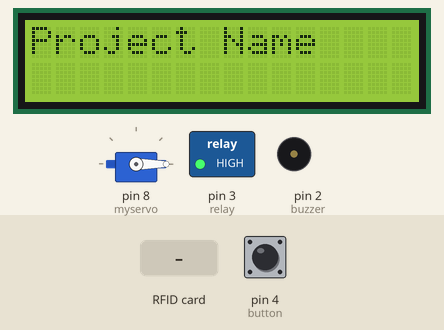
Simulated run of this sketch. Board: Arduino Uno, built with avr-gcc and run on an emulated ATmega328P. On the bench: servo, 16×2 character LCD, switched loads named in the sketch (green lamp = pin HIGH), buzzer (waves = sounding, pin HIGH). The inputs (shaded band) are chosen by the test bench; at power-on: pin 4 (button) HIGH. Pins used as bus, display or sensor lines are not drawn; what the sketch prints to the serial monitor is not drawn.

Above: at 1.7 s.
At 13.5 s:
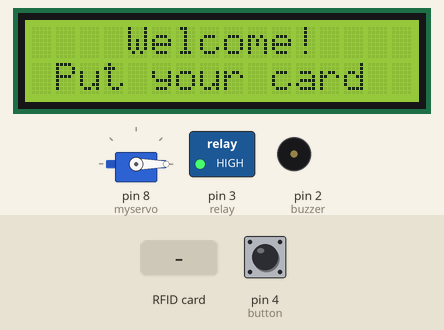
13.6 s: RFID card 5E 7A 19 C4 held to the reader
At 15.6 s:
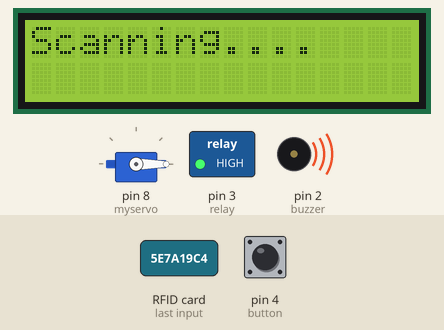
16.0 s: RFID card D3 84 88 A9 held to the reader
19.0 s: pin 4 (button) pulled LOW for 3.2 s
At 23.2 s:
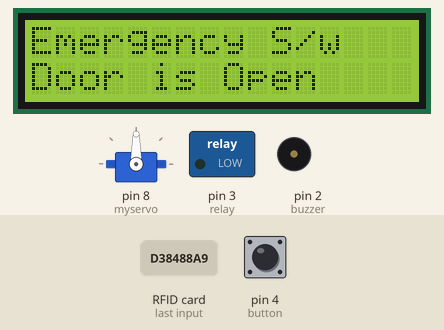
Timing chart, 0 to 35.7 s (numbered marks = the images above; inputs shaded):
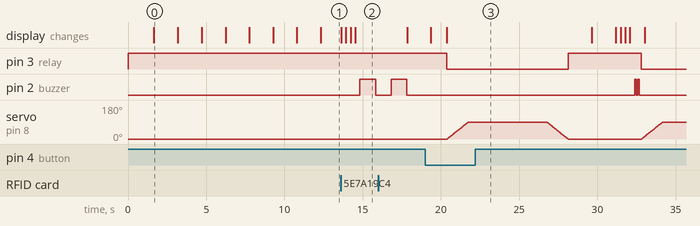

The sketch:

rfid_aids.ino
```cpp
/*Door lock system code
 * https://srituhobby.com
 */

#include <LiquidCrystal_I2C.h>
#include <SPI.h>
#include <MFRC522.h>
#include <Servo.h>
Servo myservo;
#define SS_PIN 10
#define RST_PIN 9
String UID = "D3 84 88 A9";
String UID1 = "22 E5 5B 21";
byte lock = 0;
int buzzer=2;
int relay=3;
int button=4;

LiquidCrystal_I2C lcd(0x27, 16, 2);
MFRC522 rfid(SS_PIN, RST_PIN);


void setup() {
  myservo.write(0);
  pinMode(buzzer,OUTPUT);
  pinMode(relay,OUTPUT);
  pinMode(button,INPUT_PULLUP);
  digitalWrite(relay,1);
  myservo.attach(8);
  Serial.begin(9600);
  lcd.init();
  lcd.backlight();
  SPI.begin();
  rfid.PCD_Init();
  lcd.print("****Welcome****");
  lcd.setCursor(0,1);
  lcd.print("AI-DS Department");
  delay(1500);
  lcd.clear();
  lcd.setCursor(0,0);
  lcd.print("Project Name");
  delay(1500);
  lcd.clear();
  lcd.setCursor(0,0);
  lcd.print("RFID Based ");
  lcd.setCursor(0,1);
  lcd.print("Door Unlocking Stm");
  delay(1500);
  lcd.clear();
  lcd.setCursor(0,0);
  lcd.print("Guidance");
  lcd.setCursor(0,1);
  lcd.print("Prof K.K.L Sir");
  delay(1500);
  lcd.clear();
  lcd.setCursor(0,0);
  lcd.print("Prepared By:");
  lcd.setCursor(0,1);
  lcd.print("SE AIDS");
  delay(1500);
  lcd.clear();
  lcd.setCursor(0,0);
  lcd.print("Ms.Vaishnavi");
  lcd.setCursor(0,1);
  lcd.print("Ms.Monali");
  delay(1500);
  lcd.clear();
  lcd.setCursor(0,0);
  lcd.print("Ms.Samruddhi");
   delay(1500);
  lcd.clear();
  lcd.setCursor(0,0);
  lcd.print("Second Year");
  lcd.setCursor(0,1);
  lcd.print("2022-23");
  delay(1500);
  lcd.clear();

}

void loop() {
  int rohan=digitalRead(button);
  if(rohan==0)
  {
    lcd.clear();
    lcd.setCursor(0, 0);
    lcd.print("Emergency S/w");
    lcd.setCursor(0, 1);
    lcd.print("Door is Open");
    digitalWrite(relay,0);
    servo();
    digitalWrite(relay,1);
    delay(1500);
    lcd.clear();
    lcd.print("Door is Closed");
     delay(1500);
    lcd.clear();
    lock = 0;

    }
  lcd.setCursor(4, 0);
  lcd.print("Welcome!");
  lcd.setCursor(1, 1);
  lcd.print("Put your card");
  if ( ! rfid.PICC_IsNewCardPresent())
    return;
  if ( ! rfid.PICC_ReadCardSerial())
    return;
  lcd.clear();
  lcd.setCursor(0, 0);
  lcd.print("Scanning");
  Serial.print("NUID tag is :");
  String ID = "";
  for (byte i = 0; i < rfid.uid.size; i++) {
    lcd.print(".");
    ID.concat(String(rfid.uid.uidByte[i] < 0x10 ? " 0" : " "));
    ID.concat(String(rfid.uid.uidByte[i], HEX));
    delay(300);
  }
  ID.toUpperCase();

    if ((ID.substring(1) == UID && lock == 0 )||(ID.substring(1) == UID1 && lock == 0 ))
  {
     digitalWrite(buzzer,1);
     delay(100);
      digitalWrite(buzzer,0);
     delay(100);
     digitalWrite(buzzer,1);
     delay(100);
     digitalWrite(buzzer,0);
     delay(100);
    lcd.clear();
    lcd.setCursor(0, 0);
    lcd.print("Valid User");
    lcd.setCursor(0, 1);
    lcd.print("Door is Open");
    digitalWrite(relay,0);
    servo();
    digitalWrite(relay,1);
    delay(1500);
    lcd.clear();
    lcd.print("Door is Closed");
     delay(1500);
    lcd.clear();
    lock = 0;
  }
   else
  {
    digitalWrite(buzzer,1);
     delay(1000);
      digitalWrite(buzzer,0);
     delay(1000);
     digitalWrite(buzzer,1);
     delay(1000);
     digitalWrite(buzzer,0);
    lcd.clear();
    lcd.setCursor(0, 0);
    lcd.print("Wrong card!");
    lcd.setCursor(0, 1);
    lcd.print("Put Valid Card");
    delay(1500);
    lcd.clear();

     delay(1000);
  }
}
void servo()
{
  int pos;

  for (pos = 0; pos <= 90; pos += 1) { // goes from 0 degrees to 180 degrees
    // in steps of 1 degree
    myservo.write(pos);              // tell servo to go to position in variable 'pos'
    delay(15);                       // waits 15ms for the servo to reach the position
  }
  delay(5000);
  for (pos = 90; pos >= 0; pos -= 1) { // goes from 180 degrees to 0 degrees
    myservo.write(pos);              // tell servo to go to position in variable 'pos'
    delay(15);                       // waits 15ms for the servo to reach the position
  }

  }
```

Measured:
- after the input at 13.6 s, pin 2 (buzzer): LOW → HIGH after 1.2 s, → LOW 1.0 s later; the display: first changes at once (image 2 shows a later state)
- after the input at 19.0 s, the display: first differs from a run without the input after 1.4 s (image 3)
- what the display in image 0 shows lasts 1.5 s, from 1.7 s to 3.2 s
